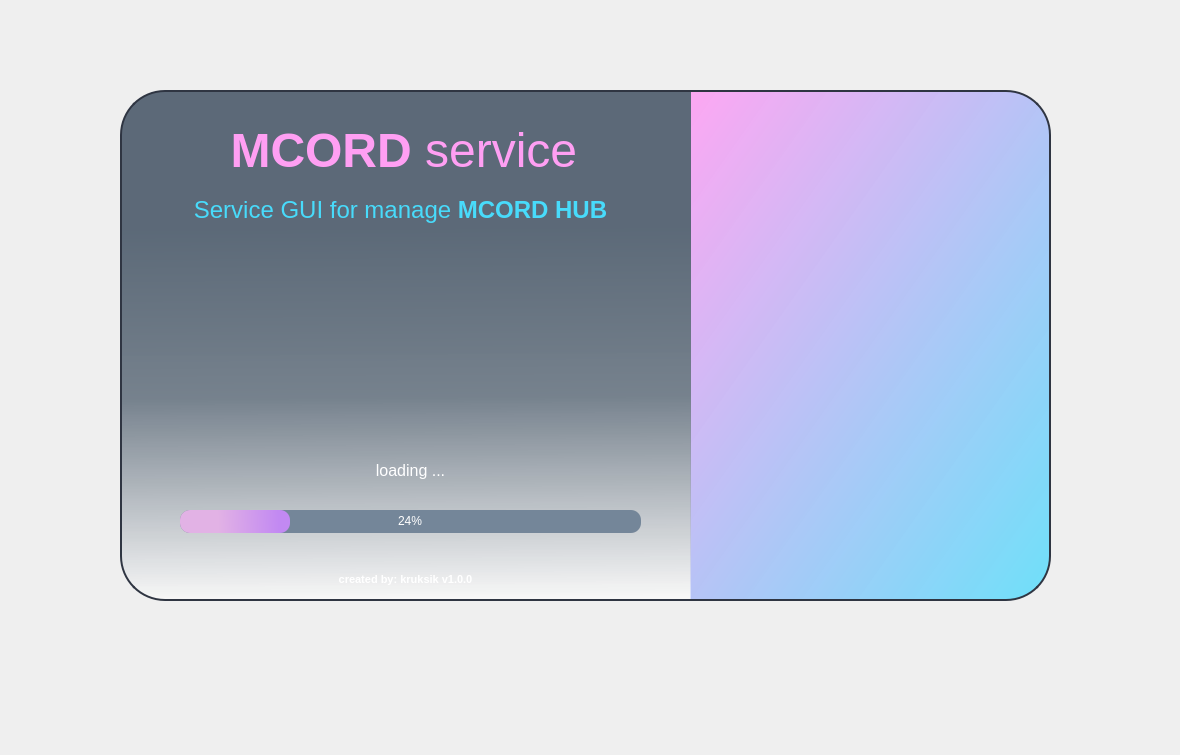
<?xml version="1.0" encoding="UTF-8"?>
<ui version="4.0">
 <class>MainWindow</class>
 <widget class="QMainWindow" name="MainWindow">
  <property name="geometry">
   <rect>
    <x>0</x>
    <y>0</y>
    <width>1180</width>
    <height>755</height>
   </rect>
  </property>
  <property name="windowTitle">
   <string>MainWindow</string>
  </property>
  <widget class="QWidget" name="centralwidget">
   <property name="styleSheet">
    <string notr="true">#main_frame{
border-top-left-radius: 45px;
border-bottom-left-radius: 45px;
border-left-style: solid;
border-top-style: solid;
border-bottom-style: solid;
border-left-width:2px;
border-top-width:2px;
border-bottom-width:2px;
border-color: #2f3542;

}

#logo_frame{
border-top-right-radius: 45px;
border-bottom-right-radius: 45px;
border-top-style: solid;
border-right-style: solid;
border-bottom-style: solid;
border-right-width:2px;
border-top-width:2px;
border-bottom-width:2px;
border-color: #2f3542;
}

#label {
color: #ff9ff3;
font: 36pt &quot;Segoe UI&quot;;
}

#desc{
color: #48dbfb;
font: 18pt &quot;Segoe UI&quot;;
}

QProgressBar{
background-color:#748699;
color:#fff;
border-style:none;
border-radius:10px;
text-align:center;
}

QProgressBar::chunk{
	border-radius:10px;
	background-color: qlineargradient(spread:pad, x1:0, y1:0.551, x2:1, y2:0.539773, stop:0.346591 rgba(226, 178, 229, 255), stop:0.897727 rgba(194, 137, 242, 255));
}

#loading{
color:#fff;
font: 12pt;
}

#credits{
font: 700 8pt;
color: rgb(255, 255, 255);
}</string>
   </property>
   <widget class="QFrame" name="main_frame">
    <property name="geometry">
     <rect>
      <x>120</x>
      <y>90</y>
      <width>571</width>
      <height>511</height>
     </rect>
    </property>
    <property name="styleSheet">
     <string notr="true">#main_frame{
background-color: qlineargradient(spread:pad, x1:0.482955, y1:0.234, x2:0.489, y2:0.994318, stop:0.0454545 rgba(87, 101, 116, 248), stop:0.482955 rgba(114, 126, 138, 246), stop:1 rgba(255, 255, 255, 129));
}</string>
    </property>
    <property name="frameShape">
     <enum>QFrame::NoFrame</enum>
    </property>
    <property name="frameShadow">
     <enum>QFrame::Raised</enum>
    </property>
    <widget class="QLabel" name="label">
     <property name="geometry">
      <rect>
       <x>90</x>
       <y>30</y>
       <width>401</width>
       <height>61</height>
      </rect>
     </property>
     <property name="font">
      <font>
       <pointsize>36</pointsize>
       <italic>false</italic>
       <bold>false</bold>
      </font>
     </property>
     <property name="text">
      <string>&lt;html&gt;&lt;head/&gt;&lt;body&gt;&lt;p&gt;&lt;span style=&quot; font-weight:700;&quot;&gt;MCORD &lt;/span&gt;service &lt;/p&gt;&lt;/body&gt;&lt;/html&gt;</string>
     </property>
     <property name="alignment">
      <set>Qt::AlignCenter</set>
     </property>
    </widget>
    <widget class="QLabel" name="desc">
     <property name="geometry">
      <rect>
       <x>70</x>
       <y>100</y>
       <width>421</width>
       <height>41</height>
      </rect>
     </property>
     <property name="font">
      <font>
       <pointsize>18</pointsize>
       <italic>false</italic>
       <bold>false</bold>
      </font>
     </property>
     <property name="text">
      <string>&lt;html&gt;&lt;head/&gt;&lt;body&gt;&lt;p&gt;Service GUI for manage &lt;span style=&quot; font-weight:700;&quot;&gt;MCORD HUB&lt;/span&gt;&lt;/p&gt;&lt;/body&gt;&lt;/html&gt;</string>
     </property>
     <property name="alignment">
      <set>Qt::AlignCenter</set>
     </property>
    </widget>
    <widget class="QProgressBar" name="progressBar">
     <property name="geometry">
      <rect>
       <x>60</x>
       <y>420</y>
       <width>461</width>
       <height>23</height>
      </rect>
     </property>
     <property name="value">
      <number>24</number>
     </property>
    </widget>
    <widget class="QLabel" name="loading">
     <property name="geometry">
      <rect>
       <x>120</x>
       <y>360</y>
       <width>341</width>
       <height>41</height>
      </rect>
     </property>
     <property name="font">
      <font>
       <pointsize>12</pointsize>
       <italic>false</italic>
       <bold>false</bold>
      </font>
     </property>
     <property name="text">
      <string>&lt;html&gt;&lt;head/&gt;&lt;body&gt;&lt;p&gt;loading ...&lt;/p&gt;&lt;/body&gt;&lt;/html&gt;</string>
     </property>
     <property name="alignment">
      <set>Qt::AlignCenter</set>
     </property>
    </widget>
    <widget class="QFrame" name="logo_border">
     <property name="geometry">
      <rect>
       <x>150</x>
       <y>170</y>
       <width>291</width>
       <height>111</height>
      </rect>
     </property>
     <property name="styleSheet">
      <string notr="true">image: url(:/images/images/nica.png);</string>
     </property>
     <property name="frameShape">
      <enum>QFrame::NoFrame</enum>
     </property>
     <property name="frameShadow">
      <enum>QFrame::Raised</enum>
     </property>
    </widget>
    <widget class="QLabel" name="credits">
     <property name="geometry">
      <rect>
       <x>210</x>
       <y>480</y>
       <width>151</width>
       <height>20</height>
      </rect>
     </property>
     <property name="font">
      <font>
       <pointsize>8</pointsize>
       <italic>false</italic>
       <bold>true</bold>
      </font>
     </property>
     <property name="text">
      <string>&lt;html&gt;&lt;head/&gt;&lt;body&gt;&lt;p&gt;created by: kruksik v1.0.0&lt;/p&gt;&lt;/body&gt;&lt;/html&gt;</string>
     </property>
     <property name="alignment">
      <set>Qt::AlignCenter</set>
     </property>
    </widget>
   </widget>
   <widget class="QFrame" name="logo_frame">
    <property name="geometry">
     <rect>
      <x>690</x>
      <y>90</y>
      <width>361</width>
      <height>511</height>
     </rect>
    </property>
    <property name="styleSheet">
     <string notr="true">#logo_frame{
	background-color: qlineargradient(spread:pad, x1:0, y1:0, x2:1, y2:1, stop:0 rgba(255, 159, 243, 228), stop:1 rgba(86, 221, 251, 215));
}</string>
    </property>
    <property name="frameShape">
     <enum>QFrame::NoFrame</enum>
    </property>
    <property name="frameShadow">
     <enum>QFrame::Raised</enum>
    </property>
    <widget class="QFrame" name="frame">
     <property name="geometry">
      <rect>
       <x>20</x>
       <y>100</y>
       <width>321</width>
       <height>311</height>
      </rect>
     </property>
     <property name="styleSheet">
      <string notr="true">image: url(:/images/images/mcord.png);
</string>
     </property>
     <property name="frameShape">
      <enum>QFrame::NoFrame</enum>
     </property>
     <property name="frameShadow">
      <enum>QFrame::Raised</enum>
     </property>
    </widget>
   </widget>
   <zorder>logo_frame</zorder>
   <zorder>main_frame</zorder>
  </widget>
 </widget>
 <resources>
  <include location="resources/resources.qrc"/>
 </resources>
 <connections/>
</ui>
